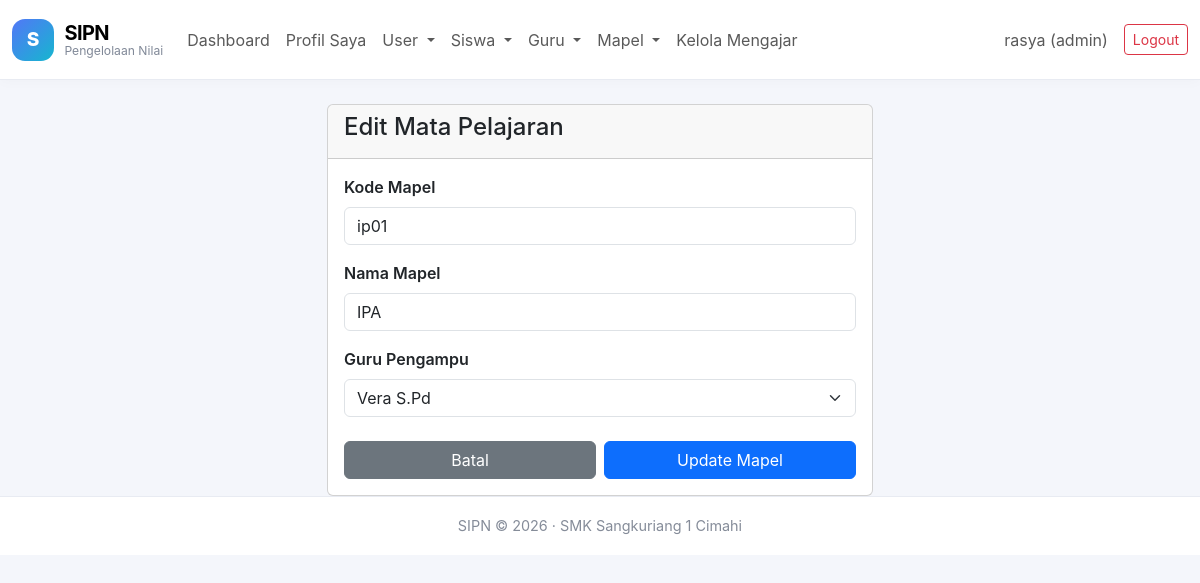
Page /edit_mapel.php?id=1 (signed in) on the committed database.
### tables this page shows
CREATE TABLE `mapel` (
  `id` int(11) NOT NULL,
  `kode_mapel` varchar(10) NOT NULL,
  `nama_mapel` varchar(100) NOT NULL,
  `guru_id` int(11) DEFAULT NULL
);

CREATE TABLE `guru` (
  `id` int(11) NOT NULL,
  `nip` varchar(20) NOT NULL,
  `nama` varchar(100) NOT NULL,
  `jenis_kelamin` enum('L','P') NOT NULL,
  `user_id` int(11) NOT NULL
);

### koneksi.php (called while the page is built, shortened)
<?php
function e($teks)
{
    return htmlspecialchars((string)$teks, ENT_QUOTES, 'UTF-8');
}
function siapkan($koneksi, $sql, $types = "", ...$params)
{
    $stmt = mysqli_prepare($koneksi, $sql);
    if ($types !== "") {
        mysqli_stmt_bind_param($stmt, $types, ...$params);
    }
    if (!mysqli_stmt_execute($stmt)) {
        mysqli_stmt_close($stmt);
        return false;
    }
    return $stmt;
}
function ambil_satu($koneksi, $sql, $types = "", ...$params)
{
    $stmt = siapkan($koneksi, $sql, $types, ...$params);
    $hasil = mysqli_stmt_get_result($stmt);
    $data = $hasil ? mysqli_fetch_assoc($hasil) : null;
    return $data;
}
function ambil_semua($koneksi, $sql, $types = "", ...$params)
{
    $stmt = siapkan($koneksi, $sql, $types, ...$params);
    $hasil = mysqli_stmt_get_result($stmt);
    $data = $hasil ? mysqli_fetch_all($hasil, MYSQLI_ASSOC) : [];
    return $data;
}
?>

### edit_mapel.php (the view, shortened to what this page needs)
<?php
require "koneksi.php";
$id = filter_var($_GET['id'] ?? '', FILTER_VALIDATE_INT);
$data_mapel = ambil_satu($koneksi, "SELECT * FROM mapel WHERE id = ?", "i", $id);
$daftar_guru = ambil_semua($koneksi, "SELECT id, nama FROM guru ORDER BY nama ASC");
$kode_mapel = $data_mapel['kode_mapel'];
$nama_mapel = $data_mapel['nama_mapel'];
$guru_id    = $data_mapel['guru_id'];
require "navbar.php";
?>
<div class="container mt-4">
  <div class="row justify-content-center">
    <div class="col-md-6">
      <div class="card">
        <div class="card-header">
          <h4>Edit Mata Pelajaran</h4>
        </div>
        <div class="card-body">
          <form action="" method="POST">
            <div class="mb-3">
              <label class="form-label fw-semibold">Kode Mapel</label>
              <input type="text" name="kode_mapel" class="form-control"
                     value="<?= e($kode_mapel) ?>" required>
            </div>
            <div class="mb-3">
              <label class="form-label fw-semibold">Nama Mapel</label>
              <input type="text" name="nama_mapel" class="form-control"
                     value="<?= e($nama_mapel) ?>" required>
            </div>
            <div class="mb-3">
              <label class="form-label fw-semibold">Guru Pengampu</label>
              <select name="guru_id" class="form-select" required>
                <?php foreach ($daftar_guru as $guru): ?>
                  <option value="<?= (int)$guru['id'] ?>"
                          <?= ($guru['id'] == $guru_id) ? 'selected' : '' ?>>
                    <?= e($guru['nama']) ?>
                  </option>
                <?php endforeach; ?>
              </select>
            </div>
            <div class="d-flex gap-2 mt-4">
              <a href="mapel.php" class="btn btn-secondary w-50">Batal</a>
              <button type="submit" class="btn btn-primary w-50">Update Mapel</button>
            </div>
          </form>
        </div>
      </div>
    </div>
  </div>
</div>
<?php require "footer.php"; ?>

### sipn.css (style rules this page uses)
:root { --sipn-bg:#f4f6fb;--sipn-ink:#202938;--sipn-muted:#7c8492;--sipn-border:#e8ebf2;--sipn-shadow:0 5px 18px rgba(30,41,59,.055) }
body { background:var(--sipn-bg);color:var(--sipn-ink);font-family:Inter,ui-sans-serif,system-ui,-apple-system,"Segoe UI",sans-serif }

### rows in the picture
mapel: kode_mapel "ip01", nama_mapel "IPA", guru_id "Vera S.Pd"

### other values in the picture
$nama_nav "rasya"
$role_nav "admin"
